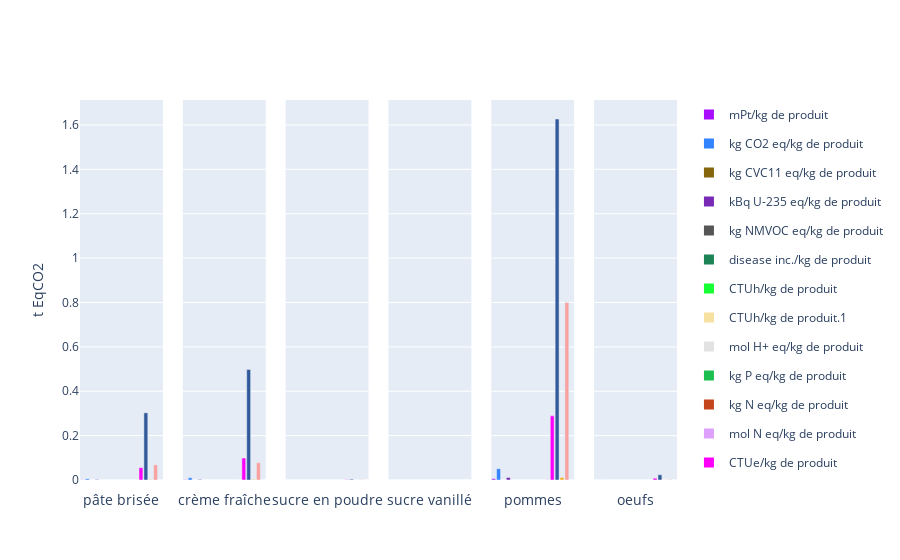

This figure's notebook cell:
### Code cell
liste_ingredients = df2["ingredient"].unique()
number_of_subplots = len(liste_ingredients)

fig = make_subplots(rows=1, cols=number_of_subplots, shared_yaxes=True)

# sub_df = df[df["ingredient"] == "pommes"]
colors = px.colors.qualitative.Alphabet[:df2["indicateur"].nunique()]

for i,ingredient in enumerate(liste_ingredients):
    sub_df = df2[df2['ingredient'] == ingredient]
    graphe = go.Bar(x = sub_df['indicateur'], y = sub_df['Valeur'], name=ingredient, marker = dict(color = colors))
    fig.add_trace(graphe, row=1, col=i+1)
    fig.update_xaxes(title_text = ingredient, row=1, col=i+1)

for j, indicateur in enumerate(df2["indicateur"].unique()):
    fig.add_trace(go.Scatter(x=[None], y=[None], mode='markers', marker=dict(color=colors[j], size=10, symbol='square'), showlegend=True, legendgroup=indicateur, name=indicateur), row=1, col=1)

fig.update_xaxes(showticklabels = False)

fig.update_yaxes(title_text = 't EqCO2', row=1,col=1)

fig.update_traces(showlegend=False, selector=dict(type='bar'))

fig.show()

### Figure 1 — Plotly figure (JSON) as saved in the notebook; plotly's stock layout.template omitted (floating-point values rounded to 4 significant figures)
{"data": [{"marker": {"color": ["#AA0DFE", "#3283FE", "#85660D", "#782AB6", "#565656", "#1C8356", "#16FF32", "#F7E1A0", "#E2E2E2", "#1CBE4F", "#C4451C", "#DEA0FD", "#FE00FA", "#325A9B", "#FEAF16", "#F8A19F", "#90AD1C"]}, "name": "pâte brisée", "showlegend": false, "type": "bar", "x": ["mPt/kg de produit", "kg CO2 eq/kg de produit", "kg CVC11 eq/kg de produit", "kBq U-235 eq/kg de produit", "kg NMVOC eq/kg de produit", "disease inc./kg de produit", "CTUh/kg de produit", "CTUh/kg de produit.1", "mol H+ eq/kg de produit", "kg P eq/kg de produit", "kg N eq/kg de produit", "mol N eq/kg de produit", "CTUe/kg de produit", "Pt/kg de produit", "m3 depriv./kg de produit", "MJ/kg de produit", "kg Sb eq/kg de produit"], "xaxis": "x", "y": [0.0005951, 0.005289, 2.5e-10, 0.002182, 1.078e-05, 3.807e-10, 1.094e-10, 3.861e-12, 5.404e-05, 7.568e-07, 2.096e-05, 0.0002257, 0.05581, 0.3026, 0.001982, 0.06821, 2.371e-08], "yaxis": "y"}, {"marker": {"color": ["#AA0DFE", "#3283FE", "#85660D", "#782AB6", "#565656", "#1C8356", "#16FF32", "#F7E1A0", "#E2E2E2", "#1CBE4F", "#C4451C", "#DEA0FD", "#FE00FA", "#325A9B", "#FEAF16", "#F8A19F", "#90AD1C"]}, "name": "crème fraîche", "showlegend": false, "type": "bar", "x": ["mPt/kg de produit", "kg CO2 eq/kg de produit", "kg CVC11 eq/kg de produit", "kBq U-235 eq/kg de produit", "kg NMVOC eq/kg de produit", "disease inc./kg de produit", "CTUh/kg de produit", "CTUh/kg de produit.1", "mol H+ eq/kg de produit", "kg P eq/kg de produit", "kg N eq/kg de produit", "mol N eq/kg de produit", "CTUe/kg de produit", "Pt/kg de produit", "m3 depriv./kg de produit", "MJ/kg de produit", "kg Sb eq/kg de produit"], "xaxis": "x2", "y": [0.001009, 0.00998, 4.226e-10, 0.001805, 1.808e-05, 6.906e-10, 2.227e-10, 6.76e-12, 9.735e-05, 1.237e-06, 3.068e-05, 0.0004063, 0.09871, 0.4984, 0.002417, 0.07781, 6.915e-08], "yaxis": "y2"}, {"marker": {"color": ["#AA0DFE", "#3283FE", "#85660D", "#782AB6", "#565656", "#1C8356", "#16FF32", "#F7E1A0", "#E2E2E2", "#1CBE4F", "#C4451C", "#DEA0FD", "#FE00FA", "#325A9B", "#FEAF16", "#F8A19F", "#90AD1C"]}, "name": "sucre en poudre", "showlegend": false, "type": "bar", "x": ["mPt/kg de produit", "kg CO2 eq/kg de produit", "kg CVC11 eq/kg de produit", "kBq U-235 eq/kg de produit", "kg NMVOC eq/kg de produit", "disease inc./kg de produit", "CTUh/kg de produit", "CTUh/kg de produit.1", "mol H+ eq/kg de produit", "kg P eq/kg de produit", "kg N eq/kg de produit", "mol N eq/kg de produit", "CTUe/kg de produit", "Pt/kg de produit", "m3 depriv./kg de produit", "MJ/kg de produit", "kg Sb eq/kg de produit"], "xaxis": "x3", "y": [1.221e-05, 6.142e-05, 6.328e-12, 1.086e-05, 2.267e-07, 1.196e-11, 8.386e-13, 4.629e-14, 1.625e-06, 1.561e-08, 5.153e-07, 6.846e-06, 0.0008536, 0.003333, 0.0002118, 0.0008184, 4.905e-10], "yaxis": "y3"}, {"marker": {"color": ["#AA0DFE", "#3283FE", "#85660D", "#782AB6", "#565656", "#1C8356", "#16FF32", "#F7E1A0", "#E2E2E2", "#1CBE4F", "#C4451C", "#DEA0FD", "#FE00FA", "#325A9B", "#FEAF16", "#F8A19F", "#90AD1C"]}, "name": "sucre vanillé", "showlegend": false, "type": "bar", "x": ["mPt/kg de produit", "kg CO2 eq/kg de produit", "kg CVC11 eq/kg de produit", "kBq U-235 eq/kg de produit", "kg NMVOC eq/kg de produit", "disease inc./kg de produit", "CTUh/kg de produit", "CTUh/kg de produit.1", "mol H+ eq/kg de produit", "kg P eq/kg de produit", "kg N eq/kg de produit", "mol N eq/kg de produit", "CTUe/kg de produit", "Pt/kg de produit", "m3 depriv./kg de produit", "MJ/kg de produit", "kg Sb eq/kg de produit"], "xaxis": "x4", "y": [1.221e-09, 6.142e-09, 6.328e-16, 1.086e-09, 2.267e-11, 1.196e-15, 8.386e-17, 4.629e-18, 1.625e-10, 1.561e-12, 5.153e-11, 6.846e-10, 8.536e-08, 3.333e-07, 2.118e-08, 8.184e-08, 4.905e-14], "yaxis": "y4"}, {"marker": {"color": ["#AA0DFE", "#3283FE", "#85660D", "#782AB6", "#565656", "#1C8356", "#16FF32", "#F7E1A0", "#E2E2E2", "#1CBE4F", "#C4451C", "#DEA0FD", "#FE00FA", "#325A9B", "#FEAF16", "#F8A19F", "#90AD1C"]}, "name": "pommes", "showlegend": false, "type": "bar", "x": ["mPt/kg de produit", "kg CO2 eq/kg de produit", "kg CVC11 eq/kg de produit", "kBq U-235 eq/kg de produit", "kg NMVOC eq/kg de produit", "disease inc./kg de produit", "CTUh/kg de produit", "CTUh/kg de produit.1", "mol H+ eq/kg de produit", "kg P eq/kg de produit", "kg N eq/kg de produit", "mol N eq/kg de produit", "CTUe/kg de produit", "Pt/kg de produit", "m3 depriv./kg de produit", "MJ/kg de produit", "kg Sb eq/kg de produit"], "xaxis": "x5", "y": [0.005454, 0.05112, 5.743e-09, 0.01132, 0.0001526, 3.276e-09, 2.32e-09, 3.698e-11, 0.0003576, 4.92e-06, 0.0002621, 0.00156, 0.2891, 1.627, 0.01114, 0.7995, 2.247e-07], "yaxis": "y5"}, {"marker": {"color": ["#AA0DFE", "#3283FE", "#85660D", "#782AB6", "#565656", "#1C8356", "#16FF32", "#F7E1A0", "#E2E2E2", "#1CBE4F", "#C4451C", "#DEA0FD", "#FE00FA", "#325A9B", "#FEAF16", "#F8A19F", "#90AD1C"]}, "name": "oeufs", "showlegend": false, "type": "bar", "x": ["mPt/kg de produit", "kg CO2 eq/kg de produit", "kg CVC11 eq/kg de produit", "kBq U-235 eq/kg de produit", "kg NMVOC eq/kg de produit", "disease inc./kg de produit", "CTUh/kg de produit", "CTUh/kg de produit.1", "mol H+ eq/kg de produit", "kg P eq/kg de produit", "kg N eq/kg de produit", "mol N eq/kg de produit", "CTUe/kg de produit", "Pt/kg de produit", "m3 depriv./kg de produit", "MJ/kg de produit", "kg Sb eq/kg de produit"], "xaxis": "x6", "y": [5.461e-05, 0.0003195, 1.81e-11, 3.589e-05, 8.747e-07, 5.964e-11, 9.482e-12, 3.724e-13, 8.355e-06, 8.256e-08, 1.852e-06, 3.64e-05, 0.008017, 0.02358, 0.000431, 0.002082, 1.15e-09], "yaxis": "y6"}, {"legendgroup": "mPt/kg de produit", "marker": {"color": "#AA0DFE", "size": 10, "symbol": "square"}, "mode": "markers", "name": "mPt/kg de produit", "showlegend": true, "type": "scatter", "x": [null], "xaxis": "x", "y": [null], "yaxis": "y"}, {"legendgroup": "kg CO2 eq/kg de produit", "marker": {"color": "#3283FE", "size": 10, "symbol": "square"}, "mode": "markers", "name": "kg CO2 eq/kg de produit", "showlegend": true, "type": "scatter", "x": [null], "xaxis": "x", "y": [null], "yaxis": "y"}, {"legendgroup": "kg CVC11 eq/kg de produit", "marker": {"color": "#85660D", "size": 10, "symbol": "square"}, "mode": "markers", "name": "kg CVC11 eq/kg de produit", "showlegend": true, "type": "scatter", "x": [null], "xaxis": "x", "y": [null], "yaxis": "y"}, {"legendgroup": "kBq U-235 eq/kg de produit", "marker": {"color": "#782AB6", "size": 10, "symbol": "square"}, "mode": "markers", "name": "kBq U-235 eq/kg de produit", "showlegend": true, "type": "scatter", "x": [null], "xaxis": "x", "y": [null], "yaxis": "y"}, {"legendgroup": "kg NMVOC eq/kg de produit", "marker": {"color": "#565656", "size": 10, "symbol": "square"}, "mode": "markers", "name": "kg NMVOC eq/kg de produit", "showlegend": true, "type": "scatter", "x": [null], "xaxis": "x", "y": [null], "yaxis": "y"}, {"legendgroup": "disease inc./kg de produit", "marker": {"color": "#1C8356", "size": 10, "symbol": "square"}, "mode": "markers", "name": "disease inc./kg de produit", "showlegend": true, "type": "scatter", "x": [null], "xaxis": "x", "y": [null], "yaxis": "y"}, {"legendgroup": "CTUh/kg de produit", "marker": {"color": "#16FF32", "size": 10, "symbol": "square"}, "mode": "markers", "name": "CTUh/kg de produit", "showlegend": true, "type": "scatter", "x": [null], "xaxis": "x", "y": [null], "yaxis": "y"}, {"legendgroup": "CTUh/kg de produit.1", "marker": {"color": "#F7E1A0", "size": 10, "symbol": "square"}, "mode": "markers", "name": "CTUh/kg de produit.1", "showlegend": true, "type": "scatter", "x": [null], "xaxis": "x", "y": [null], "yaxis": "y"}, {"legendgroup": "mol H+ eq/kg de produit", "marker": {"color": "#E2E2E2", "size": 10, "symbol": "square"}, "mode": "markers", "name": "mol H+ eq/kg de produit", "showlegend": true, "type": "scatter", "x": [null], "xaxis": "x", "y": [null], "yaxis": "y"}, {"legendgroup": "kg P eq/kg de produit", "marker": {"color": "#1CBE4F", "size": 10, "symbol": "square"}, "mode": "markers", "name": "kg P eq/kg de produit", "showlegend": true, "type": "scatter", "x": [null], "xaxis": "x", "y": [null], "yaxis": "y"}, {"legendgroup": "kg N eq/kg de produit", "marker": {"color": "#C4451C", "size": 10, "symbol": "square"}, "mode": "markers", "name": "kg N eq/kg de produit", "showlegend": true, "type": "scatter", "x": [null], "xaxis": "x", "y": [null], "yaxis": "y"}, {"legendgroup": "mol N eq/kg de produit", "marker": {"color": "#DEA0FD", "size": 10, "symbol": "square"}, "mode": "markers", "name": "mol N eq/kg de produit", "showlegend": true, "type": "scatter", "x": [null], "xaxis": "x", "y": [null], "yaxis": "y"}, {"legendgroup": "CTUe/kg de produit", "marker": {"color": "#FE00FA", "size": 10, "symbol": "square"}, "mode": "markers", "name": "CTUe/kg de produit", "showlegend": true, "type": "scatter", "x": [null], "xaxis": "x", "y": [null], "yaxis": "y"}, {"legendgroup": "Pt/kg de produit", "marker": {"color": "#325A9B", "size": 10, "symbol": "square"}, "mode": "markers", "name": "Pt/kg de produit", "showlegend": true, "type": "scatter", "x": [null], "xaxis": "x", "y": [null], "yaxis": "y"}, {"legendgroup": "m3 depriv./kg de produit", "marker": {"color": "#FEAF16", "size": 10, "symbol": "square"}, "mode": "markers", "name": "m3 depriv./kg de produit", "showlegend": true, "type": "scatter", "x": [null], "xaxis": "x", "y": [null], "yaxis": "y"}, {"legendgroup": "MJ/kg de produit", "marker": {"color": "#F8A19F", "size": 10, "symbol": "square"}, "mode": "markers", "name": "MJ/kg de produit", "showlegend": true, "type": "scatter", "x": [null], "xaxis": "x", "y": [null], "yaxis": "y"}, {"legendgroup": "kg Sb eq/kg de produit", "marker": {"color": "#90AD1C", "size": 10, "symbol": "square"}, "mode": "markers", "name": "kg Sb eq/kg de produit", "showlegend": true, "type": "scatter", "x": [null], "xaxis": "x", "y": [null], "yaxis": "y"}], "layout": {"xaxis": {"anchor": "y", "domain": [0, 0.1389], "showticklabels": false, "title": {"text": "pâte brisée"}}, "xaxis2": {"anchor": "y2", "domain": [0.1722, 0.3111], "showticklabels": false, "title": {"text": "crème fraîche"}}, "xaxis3": {"anchor": "y3", "domain": [0.3444, 0.4833], "showticklabels": false, "title": {"text": "sucre en poudre"}}, "xaxis4": {"anchor": "y4", "domain": [0.5167, 0.6556], "showticklabels": false, "title": {"text": "sucre vanillé"}}, "xaxis5": {"anchor": "y5", "domain": [0.6889, 0.8278], "showticklabels": false, "title": {"text": "pommes"}}, "xaxis6": {"anchor": "y6", "domain": [0.8611, 1], "showticklabels": false, "title": {"text": "oeufs"}}, "yaxis": {"anchor": "x", "domain": [0, 1], "title": {"text": "t EqCO2"}}, "yaxis2": {"anchor": "x2", "domain": [0, 1], "matches": "y", "showticklabels": false}, "yaxis3": {"anchor": "x3", "domain": [0, 1], "matches": "y", "showticklabels": false}, "yaxis4": {"anchor": "x4", "domain": [0, 1], "matches": "y", "showticklabels": false}, "yaxis5": {"anchor": "x5", "domain": [0, 1], "matches": "y", "showticklabels": false}, "yaxis6": {"anchor": "x6", "domain": [0, 1], "matches": "y", "showticklabels": false}}}
